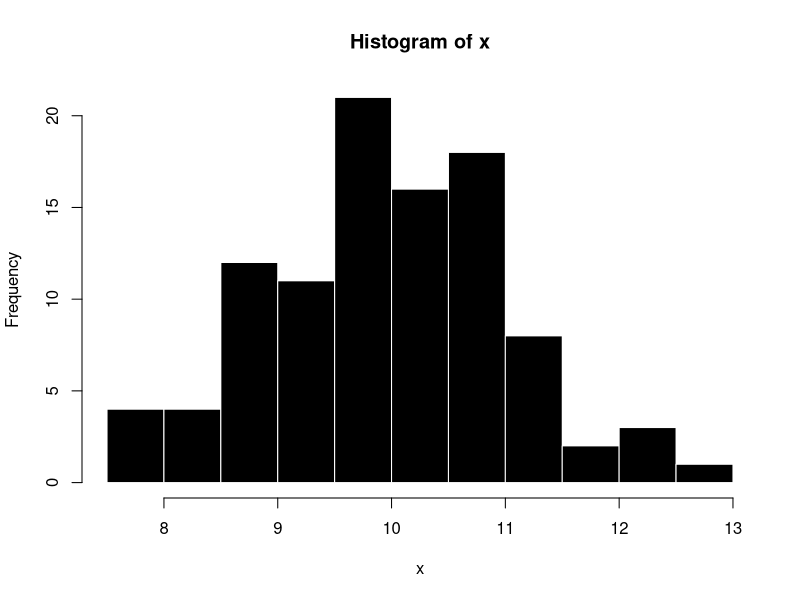

Recreate this plot in R.
## ---- echo=FALSE, eval=TRUE-------------------------------------------------------------------------

x <- rnorm(n = 100, mean = 10, sd = 1)



## ---- echo=TRUE, eval=TRUE, fig.align='center', out.width='50%'-------------------------------------

hist(x, col = 'black', border = 'white')
